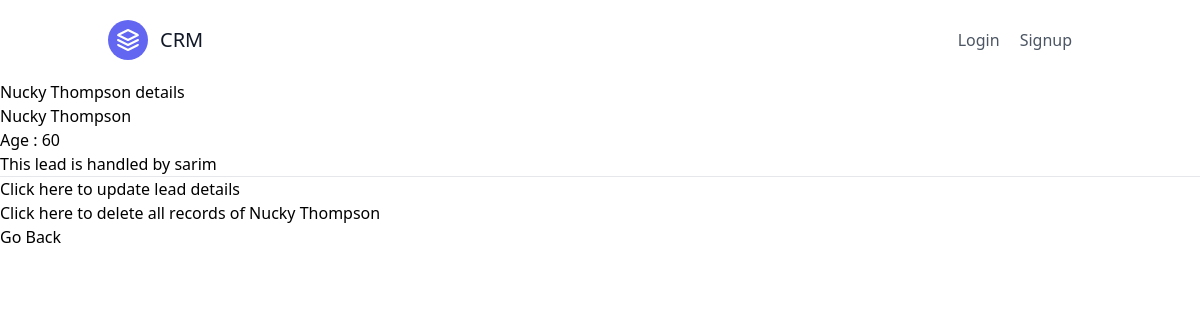
/leads/10/, run on the app's committed database.
### leads/models.py (models this page shows)
class Lead(models.Model):
    first_name = models.CharField(max_length=25)
    last_name = models.CharField(max_length=25)
    age = models.PositiveIntegerField()
    agent = models.ForeignKey("Agent", on_delete=models.CASCADE)
    def __str__(self):
        return f"{self.first_name} {self.last_name}"

class Agent(models.Model):
    user = models.OneToOneField(User, on_delete=models.CASCADE)
    def __str__(self):
        return self.user.username

class User(AbstractUser):
    pass

### leads/views.py (the view)
# urls.py: path("<int:pk>/", LeadDetailView.as_view(), name = "lead-detail"),
class LeadDetailView(DetailView):
    template_name = "leads/lead_detail.html"
    queryset = Lead.objects.all()
    context_object_name = "object"

### leads/templates/leads/lead_detail.html
{% extends "base.html" %}
{% block content %}
    <h4>{{object}} details</h4>
    {{object.first_name}} {{object.last_name}}
    <div>Age : {{object.age}}</div>
    <div>This lead is handled by {{object.agent}}</div>
    <hr>
    <p>
        <a href="{% url 'leads:lead-update' object.pk %}">
        Click here to update lead details
        </a>
    </p>
    <p>
        <a href="{% url 'leads:lead-delete' object.pk %}">Click here to delete all records of {{object}}</a>
    </p>
    <p>
        <a href="{% url 'leads:lead-list' %}">Go Back</a>
    </p>
{% endblock content %}

### data on the page
Lead: first_name+last_name "Nucky Thompson", first_name "Nucky", last_name "Thompson", age "60", agent "sarim"
